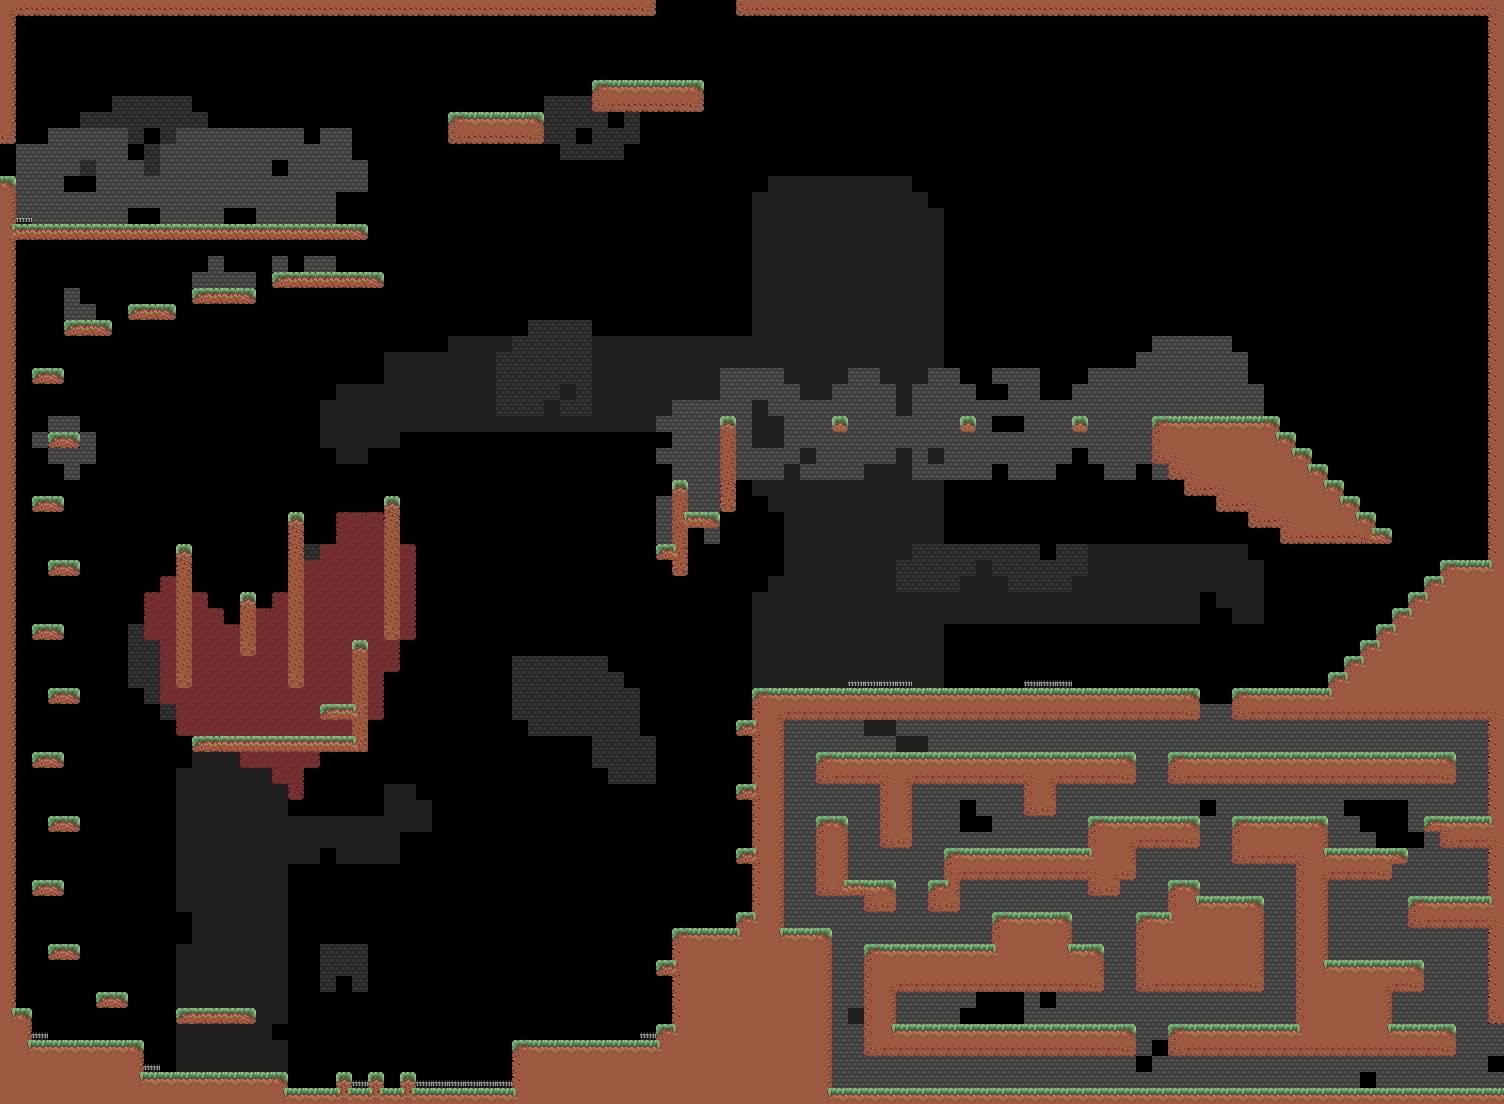

This is a level from a 2D game, rendered from its Tiled map with the project's own tilesets. A one-line summary and the map file follow, with tile-layer data summarised:
An orthogonal 94x69 tile map with 16x16 px tiles, 5 tile layers (background tile 0.5, background tile 0.7, background tile 1, hazards, ...), 3 tilesets and 14 objects (3x Spawn, 2x Checkpoint, Transition).

<map version="1.9" tiledversion="1.9.0" orientation="orthogonal" renderorder="left-down" width="94" height="69" tilewidth="16" tileheight="16" infinite="0" nextlayerid="31" nextobjectid="64">
 <editorsettings>
  <export target="test_csvs.csv" format="csv" />
 </editorsettings>
 <tileset firstgid="1" source="../assets/level_assets/tiles/tile_set_template/tile_set_template.tsx" />
 <tileset firstgid="101" source="../assets/level_assets/decoration objects/object_set_template/object_set_template.tsx" />
 <tileset firstgid="102" source="../assets/level_assets/tiles/grass/Grass.tsx" />
 <group id="16" name="visuals">
  <group id="14" name="bg decoration">
   <layer id="23" name="background tile 0.5" class="tile decoration" width="94" height="69" parallaxx="0.5" parallaxy="0.5">
    <data>[6486 cells, 1090 non-empty, 1 distinct tile ids]</data>
   </layer>
   <layer id="22" name="background tile 0.7" class="tile decoration" width="94" height="69" parallaxx="0.7" parallaxy="0.7">
    <data>[6486 cells, 228 non-empty, 2 distinct tile ids]</data>
   </layer>
   <layer id="26" name="background tile 1" class="tile decoration" width="94" height="69">
    <data>[6486 cells, 1622 non-empty, 11 distinct tile ids]</data>
   </layer>
   <objectgroup id="29" name="background object 1" class="object decoration">
    <object id="35" gid="101" x="182" y="180" width="30" height="30" />
    <object id="36" gid="101" x="142" y="211" width="30" height="30" />
    <object id="37" gid="101" x="292" y="146" width="30" height="30" />
    <object id="38" gid="101" x="77" y="159" width="30" height="30" />
    <object id="39" gid="101" x="79" y="213" width="30" height="30" />
    <object id="40" gid="101" x="137" y="153" width="30" height="30" />
    <object id="41" gid="101" x="1328" y="968" width="30" height="30" />
    <object id="42" gid="101" x="1132" y="936" width="30" height="30" />
   </objectgroup>
  </group>
  <layer id="10" name="hazards" width="94" height="69">
   <data>[6486 cells, 18 non-empty, 1 distinct tile ids]</data>
  </layer>
  <layer id="1" name="collideable" width="94" height="69">
   <data>[6486 cells, 1292 non-empty, 31 distinct tile ids]</data>
  </layer>
  <group id="15" name="fg decoration" />
 </group>
 <group id="17" name="systems">
  <objectgroup id="7" name="triggers">
   <object id="56" template="tiled_templates/Transition.tx" name="room_1" class="Transition" x="-23" y="135" width="28" height="54">
    <properties>
     <property name="spawn" type="object" value="57" />
    </properties>
   </object>
   <object id="57" template="tiled_templates/Spawn.tx" name="room_1" class="Spawn" x="8" y="143">
    <properties>
     <property name="player_facing" value="right" />
    </properties>
   </object>
   <object id="58" template="tiled_templates/Checkpoint.tx" name="room_0" class="Checkpoint" x="243" y="203" width="107" height="27.4311">
    <properties>
     <property name="spawn" type="object" value="59" />
    </properties>
   </object>
   <object id="59" template="tiled_templates/Spawn.tx" name="room_0" class="Spawn" x="319" y="209">
    <properties>
     <property name="player_facing" value="right" />
    </properties>
   </object>
   <object id="61" template="tiled_templates/Checkpoint.tx" class="Checkpoint" x="138" y="238" width="40" height="76.4311">
    <properties>
     <property name="spawn" type="object" value="62" />
    </properties>
   </object>
   <object id="62" template="tiled_templates/Spawn.tx" class="Spawn" x="143" y="272">
    <properties>
     <property name="player_facing" value="left" />
    </properties>
   </object>
  </objectgroup>
 </group>
</map>
